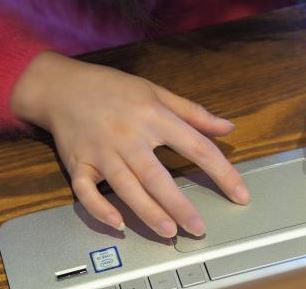
//> input picture hand.jpg, 306 x 289 px, given in place of hand4.jpg, which was not available
$ ./RegionGrowth   (built with g++ and OpenCV 4)
//> lines starting //> are read from the running program, lines starting //| are printed output that depends on the picture; after the words box and inside, x2 and y2 are one past the last pixel; in counts of white or black regions, pixels touching at a corner belong together; pictures that were not available may be replaced by others from this repository, and a replacement may not be noted
// RegionGrowth.cpp : 定义控制台应用程序的入口点。
//

#include "stdafx.h"
#include <opencv2/opencv.hpp>
#include <iostream>
#include <vector>
using namespace std;
using namespace cv;

#define MAX_N	90000

cv::Mat globalImage;
static int target_side = 300;
static int stack[MAX_N];
static char used[MAX_N];
static int thresh = 27;
static string windowName = "hand";
cv::Rect handRect;
float scale;

int calcDistance(int v1, int v2);
int calcDistanceRGB(cv::Vec3i& c1, cv::Vec3i& c2, cv::Vec3f& weights);
void regionGrow(cv::Mat& img, int seedX, int seedY);
void regionGrowRGB(cv::Mat& img, int seedX, int seedY);

void mouseHandler(int event, int x, int y, int flag, void* param){
	if (event == cv::EVENT_LBUTTONUP){
		cv::Mat gray;
		cv::cvtColor(globalImage, gray, cv::COLOR_BGR2GRAY);
		float ratio = 1.0*target_side / gray.cols;
		if (gray.cols < gray.rows)
			ratio = 1.0*target_side / gray.rows;
		scale = ratio;
		cv::resize(globalImage, gray, cv::Size(), ratio, ratio, INTER_CUBIC);
		cv::imshow("gray", gray);
		cv::Vec3i seed = globalImage.at<Vec3i>(y, x);
		regionGrowRGB(gray, (int)(x*ratio), (int)(y*ratio));
	}
}

int calcDistance(int v1, int v2){
	return abs(v1 - v2);
}
int calcDistanceRGB(cv::Vec3i& c1, cv::Vec3i& c2, cv::Vec3f& weights){
	float sum = 0.0;
	for (auto i = 0; i < 3; ++i){
		sum += 1.0*abs(c1[i] - c2[i])*weights[i];
	}
	return (int)sum;
}
void regionGrow(cv::Mat& img, int seedX, int seedY){
	uchar* data = img.data;
	int w = img.cols;
	int h = img.rows;
	vector<int> neighbors = { -w - 1, -w, -w + 1, -1, 1, w - 1, w, w + 1 };

	int top = -1;

	memset(used, 0, sizeof(used));
	stack[++top] = seedY*w + seedX;
	int seed_value = data[seedY*w + seedX];
	while (top >= 0 && top < MAX_N){
		int top_index = stack[top];
		char push = 0;
		for (auto i = 0; i < neighbors.size(); ++i){
			int cur_index = top_index + neighbors[i];
			int cur_value = (int)data[cur_index];
			int r = cur_index / w;
			int c = cur_index - r*w;
			if (!used[cur_index] && r >= 0 && r < h && c>=0 && c < w && calcDistance(seed_value, cur_value) < thresh){
				used[cur_index] = 1;
				stack[++top] = cur_index;
				push = 1;
			}
		}
		if (!push)
			--top;
	}
	cv::Mat canvas = cv::Mat::zeros(h, w, CV_8UC1);
	uchar* ptr_canvas = canvas.data;
	for (auto i = 0; i < MAX_N; ++i){
		if (used[i])
			ptr_canvas[i] = 255;
	}
	cv::imshow("mask", canvas);
}

void regionGrowRGB(cv::Mat& img, int seedX, int seedY){
	uchar* data = img.data;
	int w = img.cols;
	int h = img.rows;
	int c = img.channels();
	vector<int> neighbors = { -w - 1, -w, -w + 1, -1, 1, w - 1, w, w + 1 };

	int top = -1;
	int seedIndex = seedY*w + seedX;
	memset(used, 0, sizeof(used));
	stack[++top] = seedIndex;
	cv::Vec3i color_seed((int)data[seedIndex * 3], (int)data[seedIndex * 3 + 1], (int)data[seedIndex * 3 + 2]);
	float ratio_b = color_seed[2] * 1.0 / (color_seed[0] + color_seed[1] + color_seed[2]);
	float ratio_g = color_seed[1] * 1.0 / color_seed[2] * ratio_b;
	float ratio_r = color_seed[0] * 1.0 / color_seed[2] * ratio_b;
	cv::Vec3f seed_weights(ratio_b, ratio_g, ratio_r);
	int ltx = 1e4;
	int lty = 1e4;
	int rbx = 0;
	int rby = 0;
	while (top >= 0 && top < MAX_N){
		int top_index = stack[top];
		char push = 0;
		for (auto i = 0; i < neighbors.size(); ++i){
			int cur_index = top_index + neighbors[i];
			cv::Vec3i color_cur((int)data[cur_index*3],(int)data[cur_index*3+1],(int)data[cur_index*3+2]);
			int r = cur_index / w;
			int c = cur_index - r*w;
			if (!used[cur_index] && r >= 0 && r < h && c >= 0 && c < w && calcDistanceRGB(color_seed, color_cur, seed_weights) < thresh){
				used[cur_index] = 1;
				stack[++top] = cur_index;
				push = 1;
				if (c < ltx)
					ltx = c;
				if (c > rbx)
					rbx = c;
				if (r < lty)
					lty = r;
				if (r > rby)
					rby = r;
			}
		}
		if (!push)
			--top;
	}
	handRect.x = (int)(ltx*1.0/scale);
	handRect.y = (int)(lty*1.0 / scale);
	handRect.width = (int)(1.0*(rbx - ltx)/scale);
	handRect.height = (int)(1.0*(rby - lty) / scale);

	cv::Mat handImg = globalImage.clone();
	cv::rectangle(handImg, handRect, cv::Scalar(0, 0, 255), 2);
	cv::Mat canvas = cv::Mat::zeros(h, w, CV_8UC1);
	uchar* ptr_canvas = canvas.data;
	for (auto i = 0; i < MAX_N; ++i){
		if (used[i])
			ptr_canvas[i] = 255;
	}
	cv::imshow("rect", handImg);
	cv::imshow("mask", canvas);
}

int _tmain(int argc, _TCHAR* argv[])
{
	globalImage = cv::imread("E:/yfji/Pictures/HandPose/hand4.jpg");
//> globalImage is the input picture: 289 rows x 306 cols, CV_8UC3; mean B, G, R 90.9, 104.8, 132.4
	namedWindow(windowName);
	cv::setMouseCallback(windowName, mouseHandler);
	cv::imshow(windowName, globalImage);
	cv::waitKey();
//> the left mouse button is pressed and released at (76, 72)
//> call 2 of mouseHandler, with event = 4, x = 76, y = 72, flag = 0
//> in mouseHandler (call 2), `cv::cvtColor(globalImage, gray, cv::COLOR_BGR2GRAY);`:
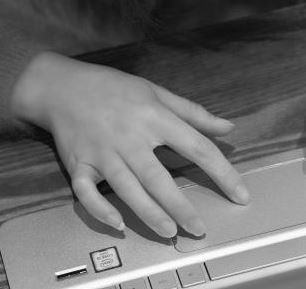
//> gray: 289 rows x 306 cols, CV_8UC1; min 4, max 254, mean 111.5
//> in mouseHandler (call 2), `cv::Vec3i seed = globalImage.at<Vec3i>(y, x);`: seed = [778191663, 809198403, -1389413714]
//> in regionGrowRGB, `cv::Vec3i color_seed((int)data[seedIndex * 3], (int)data[seedIndex * 3..`: color_seed = [94, 127, 171]
//> in regionGrowRGB, `float ratio_b = color_seed[2] * 1.0 / (color_seed[0] + color_seed[1] +..`: ratio_b = 0.436
//> in regionGrowRGB, `float ratio_g = color_seed[1] * 1.0 / color_seed[2] * ratio_b;`: ratio_g = 0.324
//> in regionGrowRGB, `float ratio_r = color_seed[0] * 1.0 / color_seed[2] * ratio_b;`: ratio_r = 0.24
//> in regionGrowRGB, `cv::Vec3f seed_weights(ratio_b, ratio_g, ratio_r);`: seed_weights = [0.436, 0.324, 0.24]
//> the loop in regionGrowRGB, `while (top >= 0 && top < MAX_N)` made 19950 passes
//> (top_index, top) on passes 171, 172, 174, 195, 196, 209, 233, 245, 254, 255, 261, 266: (68894, 696), (68893, 695), (68596, 696), (63493, 736), (63492, 735), (63787, 765), (61682, 821), (60778, 848), (60174, 865), (60173, 864), (59569, 872), (58664, 875)
//> (top_index, top, rbx) on passes 2 to 7: (21375, 14, 76), (21676, 19, 77), (21977, 24, 78), (22278, 29, 79), (22579, 34, 80), (22880, 39, 81)
//> after the loop in regionGrowRGB, `while (top >= 0 && top < MAX_N)`: stack = 90000 items; top = -1; ltx = 12; rbx = 292; lty = 53; rby = 239; c = 3
//> in regionGrowRGB, `handRect.x = (int)(ltx*1.0/scale);`: handRect = Rect(12, 0, 0, 0)
//> in regionGrowRGB, `handRect.y = (int)(lty*1.0 / scale);`: handRect = Rect(12, 54, 0, 0)
//> in regionGrowRGB, `handRect.width = (int)(1.0*(rbx - ltx)/scale);`: handRect = Rect(12, 54, 285, 0)
//> in regionGrowRGB, `handRect.height = (int)(1.0*(rby - lty) / scale);`: handRect = Rect(12, 54, 285, 189)
//> in regionGrowRGB, `cv::rectangle(handImg, handRect, cv::Scalar(0, 0, 255), 2);`: handImg: 289 rows x 306 cols, CV_8UC3; 3.2% of pixels changed, all inside (x1, y1, x2, y2) = (11, 53, 298, 244)
//> after the loop in regionGrowRGB, `for (auto i = 0; i < MAX_N; ++i)`:
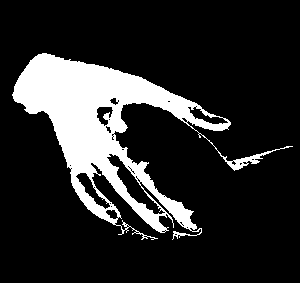
//> canvas: 283 rows x 300 cols, CV_8UC1; 16.6% white; 1 white region, box (x1, y1, x2, y2) and area: (12, 53, 293, 240) 14091
//> the left mouse button is pressed and released at (229, 72)
//> call 2 of regionGrowRGB, with seedX = 224, seedY = 70
//> in regionGrowRGB (call 2), `stack[++top] = seedIndex;`: top = 0
//> in regionGrowRGB (call 2), `cv::Vec3i color_seed((int)data[seedIndex * 3], (int)data[seedIndex * 3..`: color_seed = [28, 56, 90]
//> in regionGrowRGB (call 2), `float ratio_b = color_seed[2] * 1.0 / (color_seed[0] + color_seed[1] +..`: ratio_b = 0.517
//> in regionGrowRGB (call 2), `float ratio_g = color_seed[1] * 1.0 / color_seed[2] * ratio_b;`: ratio_g = 0.322
//> in regionGrowRGB (call 2), `float ratio_r = color_seed[0] * 1.0 / color_seed[2] * ratio_b;`: ratio_r = 0.161
//> in regionGrowRGB (call 2), `cv::Vec3f seed_weights(ratio_b, ratio_g, ratio_r);`: seed_weights = [0.517, 0.322, 0.161]
//> the loop in regionGrowRGB (call 2), `while (top >= 0 && top < MAX_N)` made 27527 passes
//> (top_index, top) on passes 1 to 3: (21224, 8), (21525, 14), (21826, 19)
//> in regionGrowRGB (call 2), `cv::rectangle(handImg, handRect, cv::Scalar(0, 0, 255), 2);`: handImg: 289 rows x 306 cols, CV_8UC3; 2.37% of pixels changed, all inside (x1, y1, x2, y2) = (0, 0, 305, 119)
//> after the loop in regionGrowRGB (call 2), `for (auto i = 0; i < MAX_N; ++i)`:
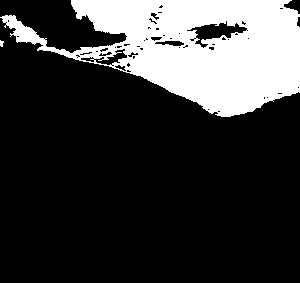
//> canvas: 283 rows x 300 cols, CV_8UC1; 22.4% white; 2 white regions, box (x1, y1, x2, y2) and area: (0, 0, 300, 117) 18997, (0, 40, 4, 47) 20
//> the left mouse button is pressed and released at (229, 216)
//> call 3 of regionGrowRGB, with seedX = 224, seedY = 211
//> in regionGrowRGB (call 3), `cv::rectangle(handImg, handRect, cv::Scalar(0, 0, 255), 2);`:
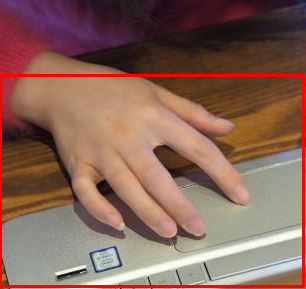
//> handImg: 289 rows x 306 cols, CV_8UC3; 3.24% of pixels changed, all inside (x1, y1, x2, y2) = (0, 74, 305, 288)
//> after the loop in regionGrowRGB (call 3), `for (auto i = 0; i < MAX_N; ++i)`:
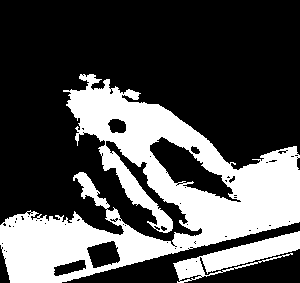
//> canvas: 283 rows x 300 cols, CV_8UC1; 31.8% white; 2 white regions, box (x1, y1, x2, y2) and area: (0, 74, 300, 283) 24545, (173, 231, 300, 283) 2478
//> the left mouse button is pressed and released at (76, 216)
//> call 4 of regionGrowRGB, with seedX = 74, seedY = 211
//> in regionGrowRGB (call 4), `cv::rectangle(handImg, handRect, cv::Scalar(0, 0, 255), 2);`:
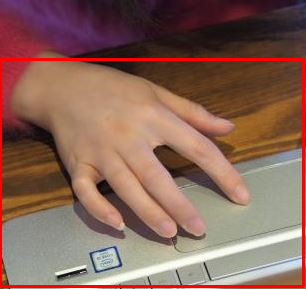
//> handImg: 289 rows x 306 cols, CV_8UC3; 3.33% of pixels changed, all inside (x1, y1, x2, y2) = (0, 58, 305, 288)
//> after the loop in regionGrowRGB (call 4), `for (auto i = 0; i < MAX_N; ++i)`:
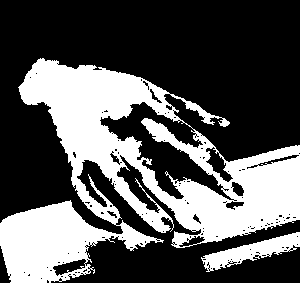
//> canvas: 283 rows x 300 cols, CV_8UC1; 34.6% white; 2 white regions, box (x1, y1, x2, y2) and area: (0, 58, 300, 283) 27920, (201, 232, 300, 272) 1491
	return 0;
}
